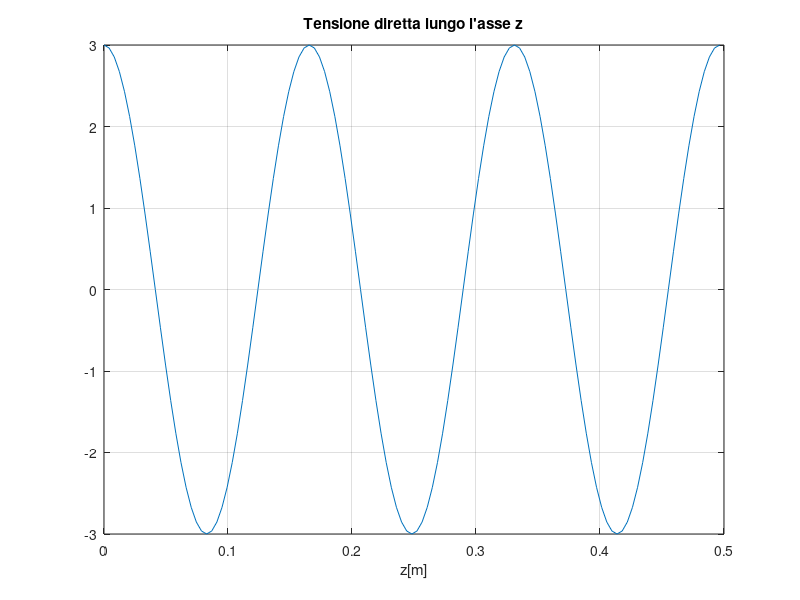
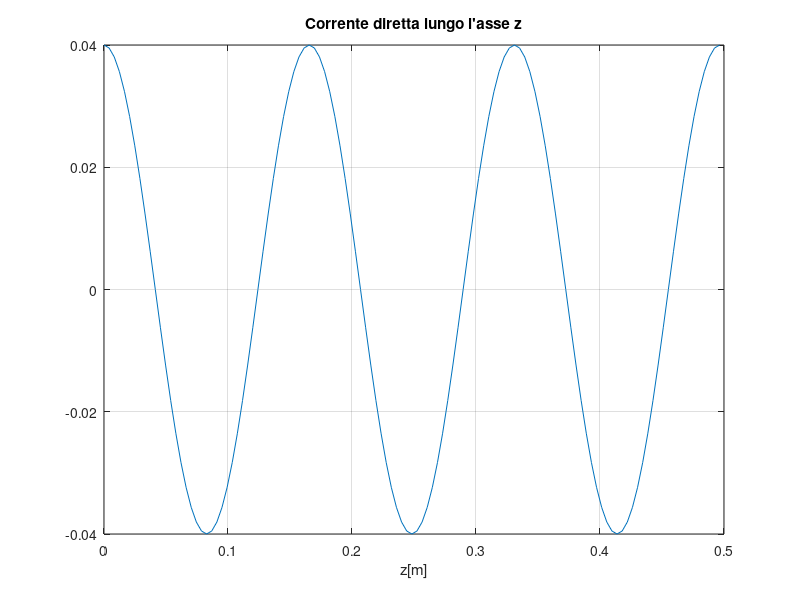
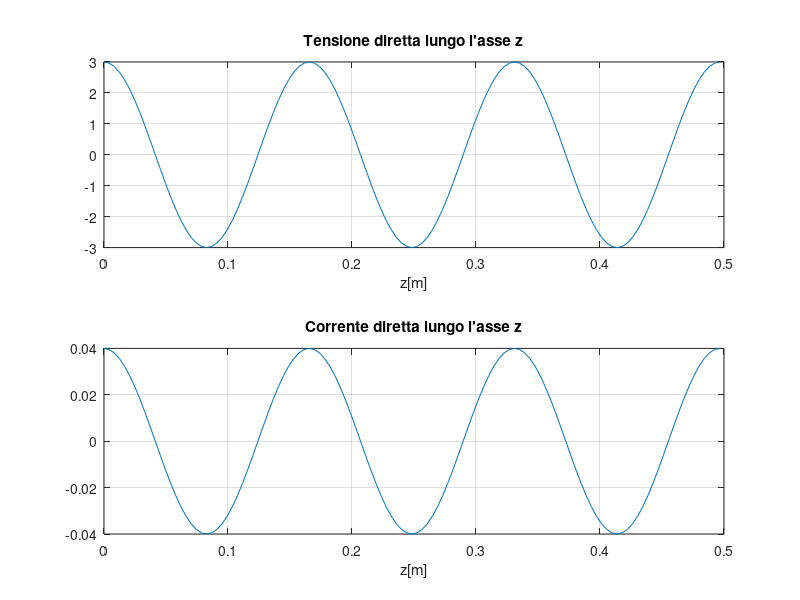

MATLAB code for these plots, in order:
clc
clear all
close all

%PLOT TENSIONE E CORRENTE DIRETTA (soluz. viaggianti)
eps0= 8.854e-12;
epsr= 2.1;
mu0= 4*pi*1e-7;
mur=1;
f=1250e6;
omega= 2*pi*f;
z0= 75;                 %Impedenza caratteristica

c=1/sqrt(eps0*mu0);
vp=c/sqrt(epsr*mur);
lambda= vp/f;
k=(2*pi)/lambda;        %Costante di propagazione

dz=lambda/40;           %Asse z
z= 0:dz:120*dz;

V=3;

%Soluzione viaggiante  V(z) diretta
figure(1)
Vdir= real(V*exp((-1i)*k.*z));
plot(z,real(Vdir));
grid on
xlabel('z[m]')
title("Tensione diretta lungo l'asse z") 

%Soluzione viaggiante I(z) diretta
figure(2)
Idir= real((V/z0)*exp((-1i)*k.*z));
plot(z,real(Idir));
grid on
xlabel('z[m]')
title("Corrente diretta lungo l'asse z")

%Subplot
figure(3)
subplot(2,1,1);
plot(z,real(Vdir))
title("Tensione diretta lungo l'asse z") 
xlabel('z[m]')
grid on

subplot(2,1,2);
plot(z,real(Idir))
title("Corrente diretta lungo l'asse z")
xlabel('z[m]')
grid on
